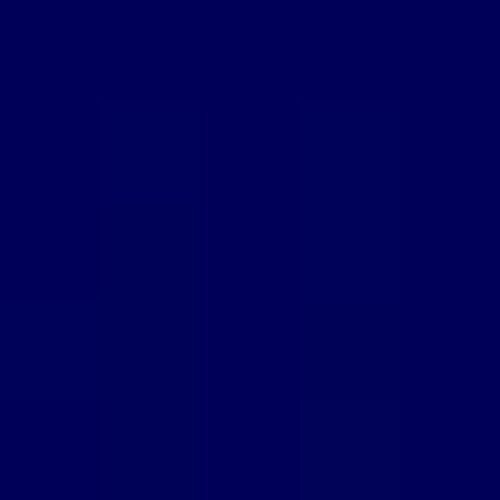
Frame 1 (no input)
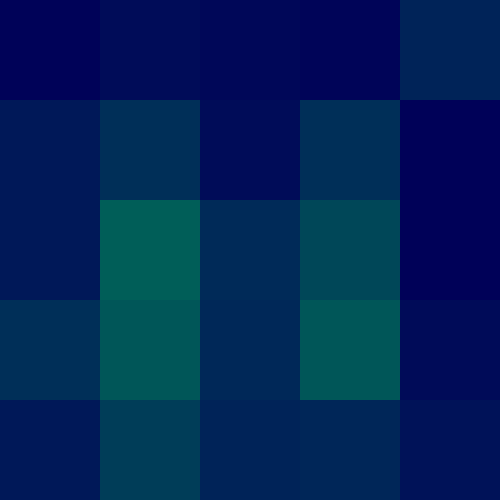
Frame 60 (the mouse pressed at the canvas centre just before this capture)
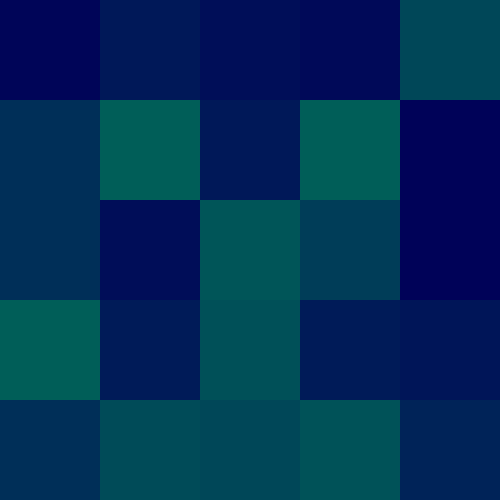
Frame 120 (the mouse held since frame 60 and released just before this capture)

The Processing sketch that drew these frames (run headless with seeded random() and noise(); from frame 60 on, the mouse is pressed at the canvas centre):

// Processing sketch: processing_166820
// ── processing_166820.pde

float[][] eColor = new float[5][5];  
float[][] eSize = new float[5][5];  

float[][] speed = {{0.1, 0.5, 0.3, 0.2, 1.5},
                   {1.0, 2.0, 0.5, 2.0, 0.05},
                   {1.0, 4.0, 1.8, 3.0, 0.05},
                   {2.0, 5.0, 1.7, 5.0, 0.45},
                   {1.0, 6.0, 1.5, 7.0, 0.75},
                   {2.5, 0.8, 0.08, 1.1, 1.8}};
float minSize = 1.0;
float maxSize = 100.0;

void setup() {
  size(500, 500);
  background(255);
  smooth();
  noStroke();
  fill(0);
 
  for (int y = 0; y < 5; y ++) {
    for (int x = 0; x < 5; x ++) {
      eSize[y][x] = minSize;
      eColor[y][x] = 0; 
    }
  }
}


void draw() {
  background(0);
 
  for (int y = 0; y < 5; y ++) {
 
    for (int x = 0; x < 5; x ++) {
      eColor[y][x] += speed[y][x];
      eSize[y][x] += speed[y][x];
      
     if (eColor[y][x] > 255 || eColor[y][x] < 0) speed[y][x] = -speed[y][x];
 
      fill(0, eColor[y][x], 225, 100);
      rect(x*100, y*100, 100, 100);  
    }
  }
}
